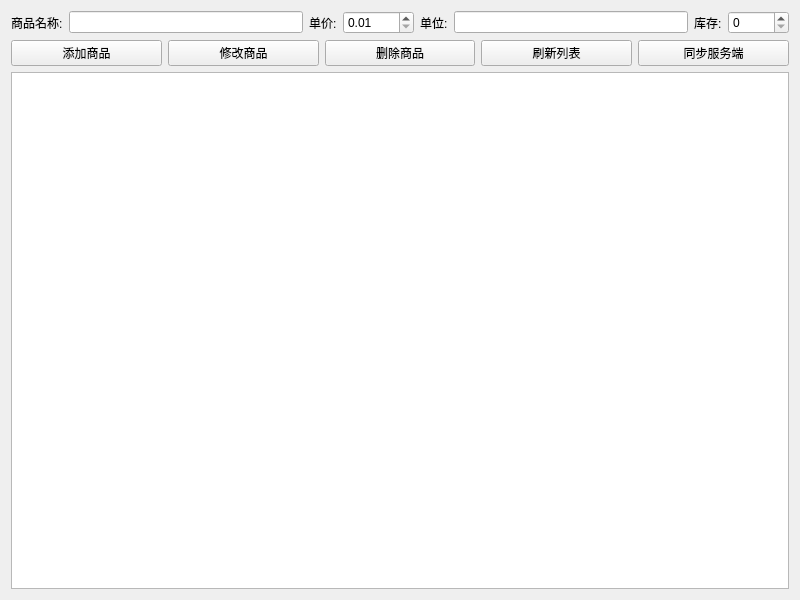
<?xml version="1.0" encoding="UTF-8"?>
<ui version="4.0">
 <class>GoodsManager</class>
 <widget class="QWidget" name="GoodsManager">
  <property name="geometry">
   <rect>
    <x>0</x>
    <y>0</y>
    <width>800</width>
    <height>600</height>
   </rect>
  </property>
  <property name="windowTitle">
   <string>商品管理</string>
  </property>
  <layout class="QVBoxLayout" name="verticalLayout">
   <item>
    <layout class="QHBoxLayout" name="horizontalLayout">
     <item>
      <widget class="QLabel" name="label">
       <property name="text">
        <string>商品名称:</string>
       </property>
      </widget>
     </item>
     <item>
      <widget class="QLineEdit" name="lineEdit_name"/>
     </item>
     <item>
      <widget class="QLabel" name="label_2">
       <property name="text">
        <string>单价:</string>
       </property>
      </widget>
     </item>
     <item>
      <widget class="QDoubleSpinBox" name="doubleSpinBox_price">
       <property name="minimum">
        <double>0.01</double>
       </property>
       <property name="maximum">
        <double>9999.99</double>
       </property>
      </widget>
     </item>
     <item>
      <widget class="QLabel" name="label_3">
       <property name="text">
        <string>单位:</string>
       </property>
      </widget>
     </item>
     <item>
      <widget class="QLineEdit" name="lineEdit_unit"/>
     </item>
     <item>
      <widget class="QLabel" name="label_4">
       <property name="text">
        <string>库存:</string>
       </property>
      </widget>
     </item>
     <item>
      <widget class="QSpinBox" name="spinBox_stock">
       <property name="minimum">
        <number>0</number>
       </property>
       <property name="maximum">
        <number>99999</number>
       </property>
      </widget>
     </item>
    </layout>
   </item>
   <item>
    <layout class="QHBoxLayout" name="horizontalLayout_2">
     <item>
      <widget class="QPushButton" name="btn_add">
       <property name="text">
        <string>添加商品</string>
       </property>
      </widget>
     </item>
     <item>
      <widget class="QPushButton" name="btn_update">
       <property name="text">
        <string>修改商品</string>
       </property>
      </widget>
     </item>
     <item>
      <widget class="QPushButton" name="btn_delete">
       <property name="text">
        <string>删除商品</string>
       </property>
      </widget>
     </item>
     <item>
      <widget class="QPushButton" name="btn_refresh">
       <property name="text">
        <string>刷新列表</string>
       </property>
      </widget>
     </item>
     <item>
      <widget class="QPushButton" name="btn_sync">
       <property name="text">
        <string>同步服务端</string>
       </property>
      </widget>
     </item>
    </layout>
   </item>
   <item>
    <widget class="QTableWidget" name="tableWidget"/>
   </item>
  </layout>
 </widget>
 <resources/>
 <connections/>
</ui>
